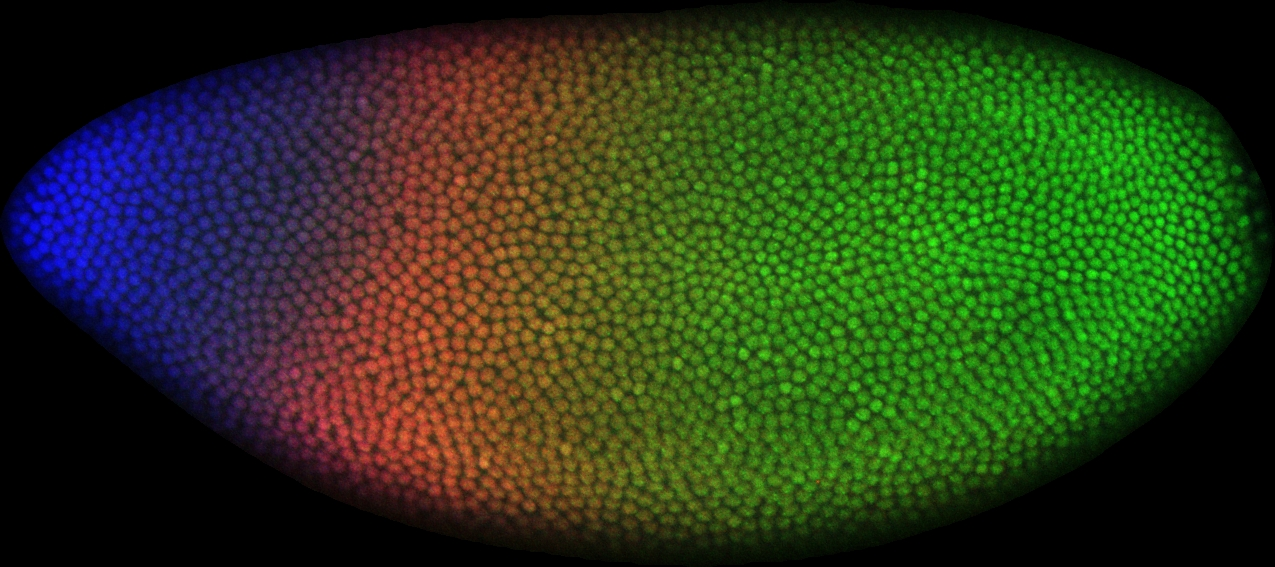
#> input picture Lab08 - Watershed/image.jpg, 1275 x 567 px, given in place of relogio.tif, which was not available
$ jupyter execute lab01.ipynb   (text cells are left out)
#> lines starting #> are read from the running program, lines starting #| are printed output that depends on the picture; pictures that were not available may be replaced by others from this repository, and a replacement may not be noted
[cell 1]
# type your code here
# Python code to read image
import cv2
import matplotlib.pyplot as plt
import numpy as np

img = cv2.imread("relogio.tif", cv2.IMREAD_GRAYSCALE)
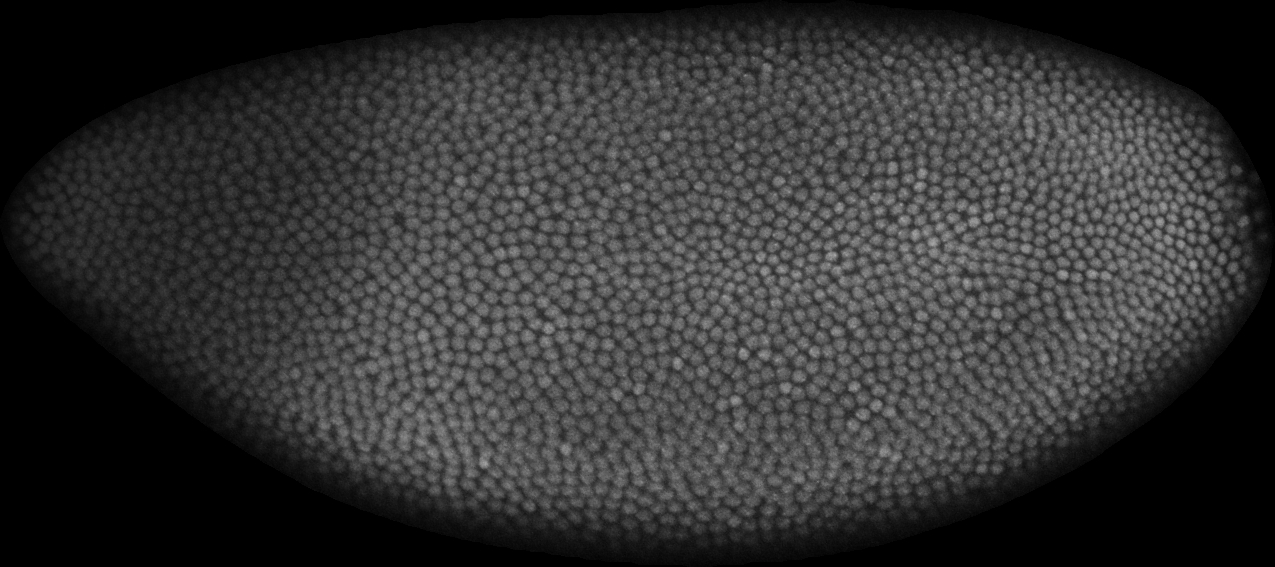
#> img: shape (567, 1275); min 0, max 166, mean 50

# convertendo para 300dpi

linhas = img.shape[0]
#> linhas = 567
colunas = img.shape[1]
#> colunas = 1275

dpi_original = 1250
dpi_novo = 300

nova_linhas = int(linhas * (dpi_novo / dpi_original))
#> nova_linhas = 136
nova_colunas = int(colunas * (dpi_novo / dpi_original))
#> nova_colunas = 306

nova_imagem = np.zeros((nova_linhas, nova_colunas), dtype=np.uint8)
for i in range(nova_linhas):
    for j in range(nova_colunas):
        x = int(i * (dpi_original / dpi_novo))
        y = int(j * (dpi_original / dpi_novo))
        x = min(x, linhas - 1)
        y = min(y, colunas - 1)
        nova_imagem[i, j] = img[x, y]
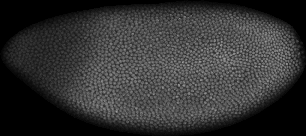
#> nova_imagem: shape (136, 306); min 0, max 158, mean 50.1

print('Tamanho da nova imagem : ',nova_imagem.shape)
#| Tamanho da nova imagem :  (136, 306)
plt.imshow(nova_imagem, cmap='gray', vmin=0, vmax=255)
plt.show()

[cell 2]
#cocnvertendo para 150dpi
img = cv2.imread("relogio.tif", cv2.IMREAD_GRAYSCALE)

linhas = img.shape[0]
colunas = img.shape[1]

dpi_original = 1250
dpi_novo = 150

nova_linhas = int(linhas * (dpi_novo / dpi_original))
#> nova_linhas = 68
nova_colunas = int(colunas * (dpi_novo / dpi_original))
#> nova_colunas = 153

nova_imagem = np.zeros((nova_linhas, nova_colunas), dtype=np.uint8)
for i in range(nova_linhas):
    for j in range(nova_colunas):
        x = int(i * (dpi_original / dpi_novo))
        y = int(j * (dpi_original / dpi_novo))
        x = min(x, linhas - 1)
        y = min(y, colunas - 1)
        nova_imagem[i, j] = img[x, y]
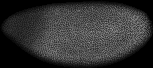
#> nova_imagem: shape (68, 153); min 0, max 158, mean 50

print('Tamanho da nova imagem : ',nova_imagem.shape)
#| Tamanho da nova imagem :  (68, 153)
plt.imshow(nova_imagem, cmap='gray', vmin=0, vmax=255)
plt.show()

[cell 3]
#convertendo para 72dpi
img = cv2.imread("relogio.tif", cv2.IMREAD_GRAYSCALE)


linhas = img.shape[0]
colunas = img.shape[1]

dpi_original = 1250
dpi_novo = 72

nova_linhas = int(linhas * (dpi_novo / dpi_original))
#> nova_linhas = 32
nova_colunas = int(colunas * (dpi_novo / dpi_original))
#> nova_colunas = 73

nova_imagem = np.zeros((nova_linhas, nova_colunas), dtype=np.uint8)
for i in range(nova_linhas):
    for j in range(nova_colunas):
        x = int(i * (dpi_original / dpi_novo))
        y = int(j * (dpi_original / dpi_novo))
        x = min(x, linhas - 1)
        y = min(y, colunas - 1)
        nova_imagem[i, j] = img[x, y]
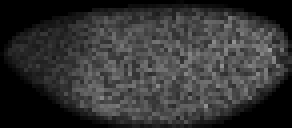
#> nova_imagem: shape (32, 73) (shown 4 times larger); min 0, max 154, mean 50.7

print('Tamanho da nova imagem : ',nova_imagem.shape)
#| Tamanho da nova imagem :  (32, 73)
plt.imshow(nova_imagem, cmap='gray', vmin=0, vmax=255)
plt.show()

[cell 4]
img = cv2.imread("relogio.tif", cv2.IMREAD_GRAYSCALE)


linhas = img.shape[0]
colunas = img.shape[1]

dpi_original = 1250
dpi_novo = 72

nova_linhas = int(linhas * (dpi_novo / dpi_original))
nova_colunas = int(colunas * (dpi_novo / dpi_original))

nova_imagem = np.zeros((nova_linhas, nova_colunas), dtype=np.uint8)
for i in range(nova_linhas):
    for j in range(nova_colunas):
        x = int(i * (dpi_original / dpi_novo))
        y = int(j * (dpi_original / dpi_novo))
        x = min(x, linhas - 1)
        y = min(y, colunas - 1)
        nova_imagem[i, j] = img[x, y]

print('Tamanho da nova imagem : ',nova_imagem.shape)
#| Tamanho da nova imagem :  (32, 73)
plt.imshow(nova_imagem, cmap='gray', vmin=0, vmax=255)
plt.show()

[cell 5]
imgskull = cv2.imread("ctskull-256.tif", cv2.IMREAD_GRAYSCALE)
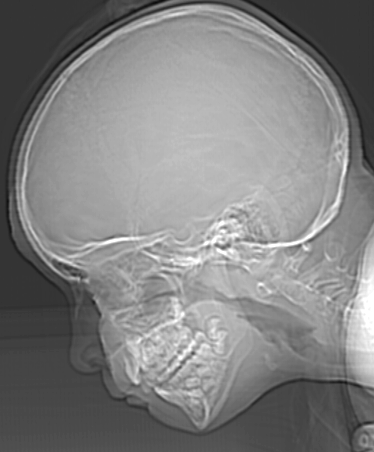
#> input picture Lab01-SamplingandQuantization/ctskull-256.tif, 374 x 452 px
#> imgskull is the input picture: shape (452, 374); min 12, max 255, mean 129.4


bits =   2 #1 , 2 , 3 , 4 , 5, 6

nivel = 2 ** bits

passo = 256 / nivel

linhas = imgskull.shape[0]
#> linhas = 452
colunas = imgskull.shape[1]
#> colunas = 374

nova_imagem = np.zeros((linhas, colunas), dtype=np.uint8)
for i in range(linhas):
    for j in range(colunas):
        pixel = imgskull[i, j]
        novo_pixel = int(pixel / passo) * passo
        nova_imagem[i, j] = novo_pixel
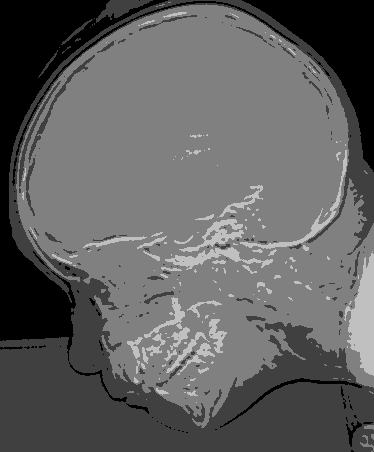
#> nova_imagem: shape (452, 374); min 0, max 192, mean 95.9

print("Bits:", bits)
print("Níveis:", nivel)

plt.imshow(nova_imagem, cmap='gray', vmin=0, vmax=255)
plt.title(f"{bits} bits")
plt.show()
